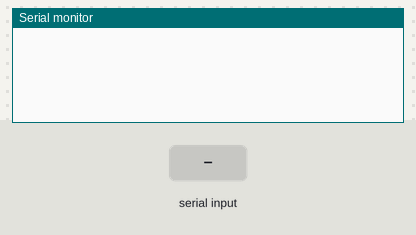
The sketch below on a simulated Arduino Uno, built with avr-gcc and run on an emulated ATmega328P. On the bench: the last lines printed to the serial monitor. The inputs (shaded band) are chosen by the test bench.

Above: at 1.2 s.
1.3 s: "A" received over the second serial link
At 2.0 s:
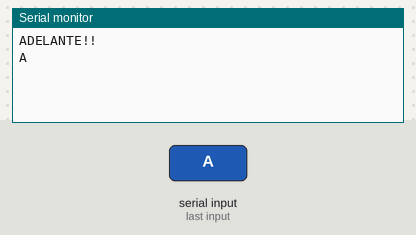
2.8 s: "B" received over the second serial link
At 4.0 s:
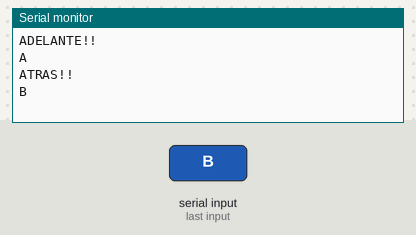
4.3 s: "C" received over the second serial link
At 5.4 s:
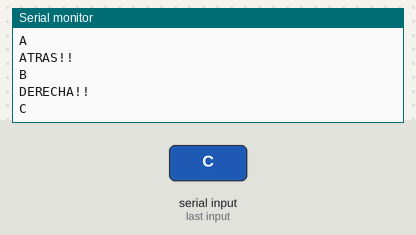
5.8 s: "D" received over the second serial link
At 6.6 s:
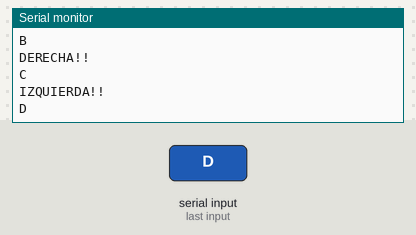
7.3 s: "1" received over the second serial link
At 8.5 s:
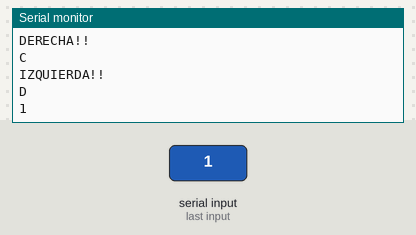

The sketch:

C_psula-Bluetooth.ino
```cpp
#include <SoftwareSerial.h>

SoftwareSerial BT(9, 8); // RX, TX

char dato = '\0';

void setup() {
  Serial.begin(9600);
  BT.begin(9600);
}

void loop() {
  if (BT.available()) {
    dato = BT.read();

    if (dato == 'A') {
      Serial.println("ADELANTE!!");
    }
    else if (dato == 'B') {
      Serial.println("ATRAS!!");
    }
    else if (dato == 'C') {
      Serial.println("DERECHA!!");
    }
    else if (dato == 'D') {
      Serial.println("IZQUIERDA!!");
    }

    Serial.println(dato);
  }
}
```

Measured:
- after the input at 1.3 s, the serial monitor: prints a new line at once (image 1)
- after the input at 2.8 s, the serial monitor: prints a new line at once (image 2)
- after the input at 4.3 s, the serial monitor: prints a new line at once (image 3)
- after the input at 5.8 s, the serial monitor: prints a new line at once (image 4)
- after the input at 7.3 s, the serial monitor: prints a new line at once (image 5)
